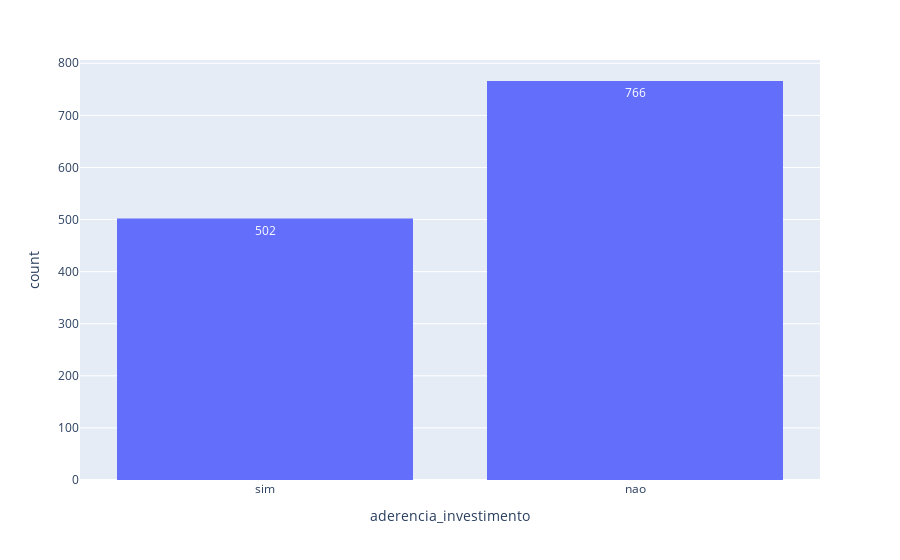

The cell this chart's notebook holds for it:
### Code cell
px.histogram(dados, x = 'aderencia_investimento', text_auto = True)

### Figure 1 — Plotly figure (JSON) as saved in the notebook; plotly's stock layout.template omitted (floating-point values rounded to 4 significant figures; data arrays with more than 128 entries replaced by an {"elided": "..."} marker saying what was removed)
{"data": [{"bingroup": "x", "hovertemplate": "aderencia_investimento=%{x}<br>count=%{y}<extra></extra>", "legendgroup": "", "marker": {"color": "#636efa", "pattern": {"shape": ""}}, "name": "", "orientation": "v", "showlegend": false, "texttemplate": "%{value}", "type": "histogram", "x": {"elided": "1268 str values"}, "xaxis": "x", "yaxis": "y"}], "layout": {"barmode": "relative", "legend": {"tracegroupgap": 0}, "margin": {"t": 60}, "xaxis": {"anchor": "y", "domain": [0, 1], "title": {"text": "aderencia_investimento"}}, "yaxis": {"anchor": "x", "domain": [0, 1], "title": {"text": "count"}}}}
